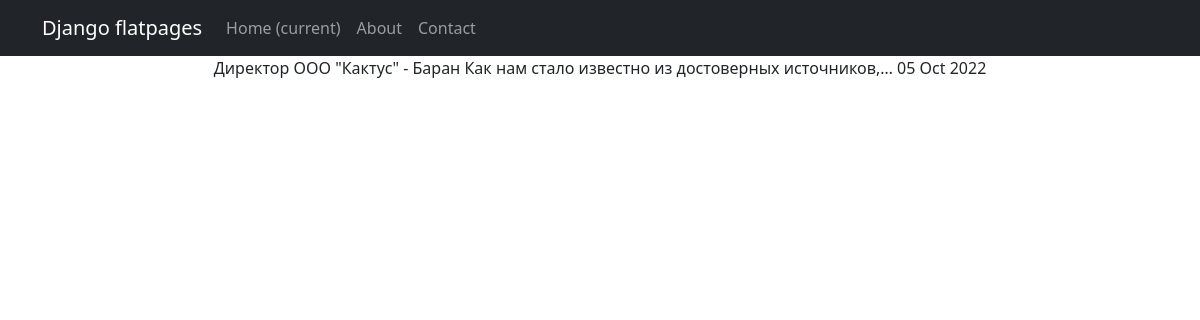
/news/5, run on the app's committed database.
### newsapp/models.py (models this page shows, shortened)
class Post(models.Model):
    author = models.ForeignKey(Author, on_delete=models.CASCADE)
    NEWS = 'NW'
    ARTICLE = 'AR'
    CATEGORY_CHOICES = (
        (NEWS, 'Новость'),
        (ARTICLE, 'Статья')
    )
    categoryType = models.CharField(max_length=2, choices=CATEGORY_CHOICES, default=ARTICLE)
    dateCreation = models.DateTimeField(auto_now_add=True)
    postCategory = models.ManyToManyField(Category, through="PostCategory")
    title = models.CharField(max_length=128)
    text = models.TextField()
    rating = models.SmallIntegerField(default=0)

### newsapp/views.py (the view)
# urls.py: path('<int:id>', PostDetail.as_view(), name='post_detail'),
class PostDetail(DetailView):
    model = Post
    template_name = 'news_id.html'
    context_object_name = 'news_id'
    pk_url_kwarg = 'id'

### templates/news_id.html (shortened to what this page needs)
{% extends 'flatpages/default.html' %}
{% block content %}
{{ news_id.title }}
{{ news_id.text|truncatechars:50 }}
{{ news_id.dateCreation|date:'d M Y'}}
{% endblock content %}

### data on the page
Post: title "Директор ООО \"Кактус\" - Баран", text "Как нам стало известно из достоверных источников,…", dateCreation "05 Oct 2022"
